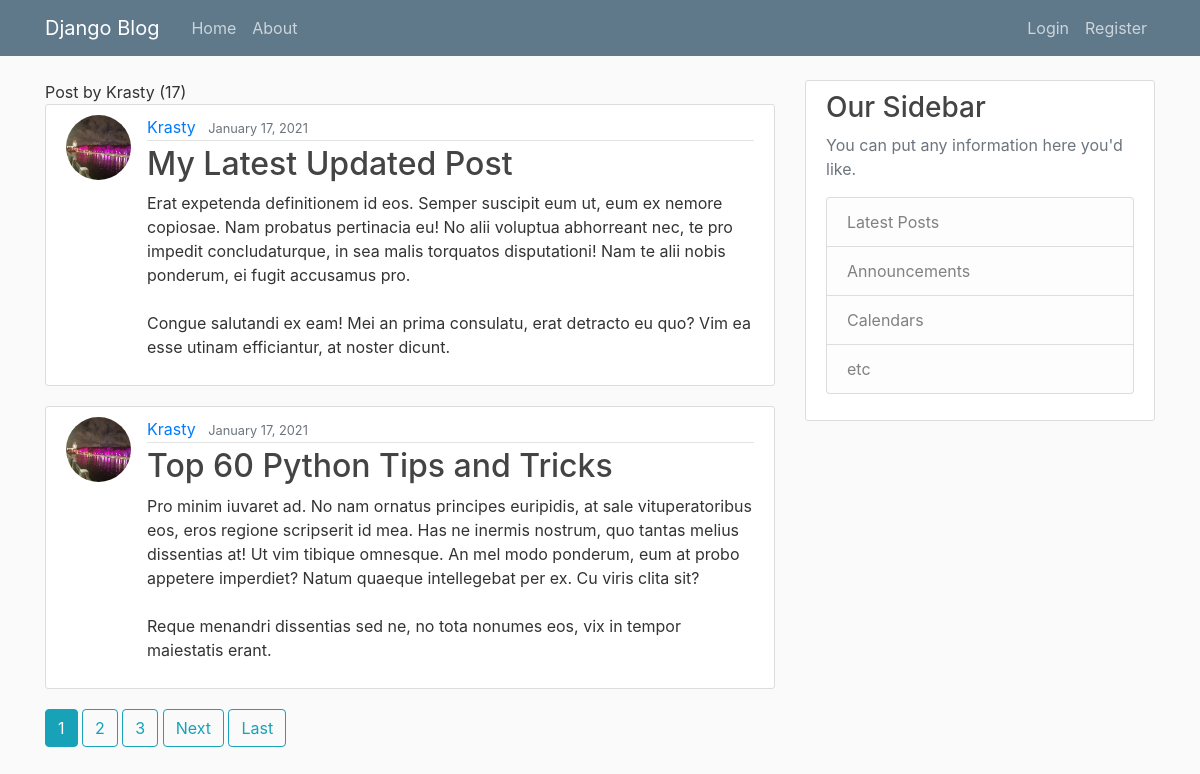
/user/Krasty, run on the app's committed database.
### blog/models.py (models this page shows, shortened)
class Post(models.Model):
    title = models.CharField(max_length=100)
    content = models.TextField()
    date_posted = models.DateTimeField(default=timezone.now)
    author = models.ForeignKey(User, on_delete=models.CASCADE) # related table by key for a user & user can delete the post as well

### users/models.py (models this page shows, shortened)
class Profile(models.Model): # https://youtu.be/CQ90L5jfldw (info about classes)
    user = models.OneToOneField(User, on_delete=models.CASCADE) # if user delete also delete profile means cascade
    image = models.ImageField(default='default.jpg', upload_to='profile_pics')

### blog/views.py (the view)
# urls.py: path('user/<str:username>', UserPostListView.as_view(), name='user-posts'), # for user page posts
class UserPostListView(ListView):
    model = Post
    template_name = 'blog/user_posts.html'
    context_object_name = 'posts'
    paginate_by = 2
    def get_queryset(self):
        user = get_object_or_404(User, username=self.kwargs. get('username'))
        return Post.objects.filter(author=user).order_by('-date_posted')

### blog/templates/blog/user_posts.html (shortened to what this page needs)
{% extends "./base.html" %}
{% block content %}
    <hi class="mb-3">Post by {{view.kwargs.username}} ({{page_obj.paginator.count}})</hi>
    {% for post in posts %}
        <article class="media content-section">
            <img class='rounded-circle article-img' src='{{ post.author.profile.image.url }}'>
            <div class="media-body">
            <div class="article-metadata">
                <a class="mr-2" href="{% url 'user-posts' post.author.username %}">{{ post.author }}</a>
                <small class="text-muted">{{ post.date_posted|date:"F d, Y" }}</small>
            </div>
            <h2><a class="article-title" href="{% url 'post-detail' post.id %}">{{ post.title }}</a></h2>
            <p class="article-content">{{ post.content }}</p>
            </div>
        </article>
    {% endfor %}
    {% if is_paginated %}
        {% for num in page_obj.paginator.page_range %}
            {% if page_obj.number == num %}
                <a class="btn btn-info mb-4" href="?page={{ num }}">{{ num }}</a>
            {% elif num > page_obj.number|add:'-3' and num < page_obj.number|add:'3' %}
                <a class="btn btn-outline-info mb-4" href="?page={{ num }}">{{ num }}</a>
            {% endif %}
      {% endfor %}
      {% if page_obj.has_next %}
        <a class="btn btn-outline-info mb-4" href="?page={{ page_obj.next_page_number }}">Next</a>
        <a class="btn btn-outline-info mb-4" href="?page={{ page_obj.paginator.num_pages }}">Last</a>
      {% endif %}
    {% endif %}
{% endblock content %}

### blog/templates/blog/base.html (shortened to what this page needs)
{% load static %}
<!DOCTYPE html>
<html lang="en">
    <head>
        <link rel="stylesheet" href="https://cdn.jsdelivr.net/npm/bootstrap@4.5.3/dist/css/bootstrap.min.css">
        <link rel="stylesheet" style='text/css' href="{% static 'blog/main.css' %}">
    </head>
    <body>
        <header class="site-header">
            <nav class="navbar navbar-expand-md navbar-dark bg-steel fixed-top">
                <div class="container">
                    <a class="navbar-brand mr-4" href="{% url 'blog-home' %}">Django Blog</a>
                <div class="collapse navbar-collapse" id="navbarToggle">
                    <div class="navbar-nav mr-auto">
                        <a class="nav-item nav-link" href="{% url 'blog-home' %}">Home</a>
                        <a class="nav-item nav-link" href="{% url 'blog-about' %}">About</a>
                    </div>
                </div>
                <div class="navbar-nav">
                    {% if user.is_authenticated %}
                        <a class="nav-item nav-link" href="{% url 'post-create'%}">New Post</a>
                        <a class="nav-item nav-link" href="{% url 'profile'%}">Profile</a>
                        <a class="nav-item nav-link" href="{% url 'logout'%}">Logout</a>
                    {% else %}
                        <a class="nav-item nav-link" href="{% url 'login'%}">Login</a>
                        <a class="nav-item nav-link" href="{% url 'register'%}">Register</a>
                    {% endif %}
                </div>
                </div>
            </nav>
        <main role="main" class="container">
        <div class="row">
            <div class="col-md-8">
            {% block content %}{% endblock %}
            </div>
            <div class="col-md-4">
            <div class="content-section">
                <h3>Our Sidebar</h3>
                <p class='text-muted'>You can put any information here you'd like.
                <ul class="list-group">
                    <li class="list-group-item list-group-item-light">Latest Posts</li>
                    <li class="list-group-item list-group-item-light">Announcements</li>
                    <li class="list-group-item list-group-item-light">Calendars</li>
                    <li class="list-group-item list-group-item-light">etc</li>
                </ul>
                </p>
            </div>
            </div>
        </div>
        </main>
    </body>
</html>

### blog/static/blog/main.css (style rules this page uses)
body { background: #fafafa; color: #333333; margin-top: 5rem; }
h1, h2, h3, h4, h5, h6 { color: #444444; }
ul { margin: 0; }
.bg-steel { background-color: #5f788a; }
.site-header .navbar-nav .nav-link { color: #cbd5db; }
.content-section { background: #ffffff; padding: 10px 20px; border: 1px solid #dddddd; border-radius: 3px; margin-bottom: 20px; }
.article-title { color: #444444; }
.article-content { white-space: pre-line; }
.article-img { height: 65px; width: 65px; margin-right: 16px; }
.article-metadata { padding-bottom: 1px; margin-bottom: 4px; border-bottom: 1px solid #e3e3e3 }

### data on the page
Post: author.profile.image (picture), author "Krasty", date_posted "January 17, 2021", title "My Latest Updated Post", content "Erat expetenda definitionem id eos. Semper suscipit eum ut, eum ex nemore copiosae. Nam probatus pertinacia eu! No alii voluptua abhorreant nec, te pro impedit concludaturque, in sea malis torquatos disputationi! Nam te alii nobis ponderum, ei fugit accusamus pro. Congue salutandi ex eam! Mei an prima consulatu, erat detracto eu quo? Vim ea esse utinam efficiantur, at noster dicunt."
Post: author.profile.image (picture), author "Krasty", date_posted "January 17, 2021", title "Top 60 Python Tips and Tricks", content "Pro minim iuvaret ad. No nam ornatus principes euripidis, at sale vituperatoribus eos, eros regione scripserit id mea. Has ne inermis nostrum, quo tantas melius dissentias at! Ut vim tibique omnesque. An mel modo ponderum, eum at probo appetere imperdiet? Natum quaeque intellegebat per ex. Cu viris clita sit? Reque menandri dissentias sed ne, no tota nonumes eos, vix in tempor maiestatis erant."

### other printed values
{{ view.kwargs.username }} "Krasty"
{{ page_obj.paginator.count }} "17"
{{ num }} "1"
{{ num }} "2" "3"
